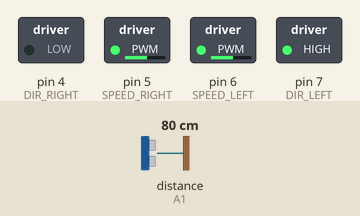
Simulated run of this sketch. Board: Arduino Uno, built with avr-gcc and run on an emulated ATmega328P. Parts: switched loads named in the sketch (green lamp = pin HIGH). Wiring (inferred from the names in the program): ultrasonic range finder: trigger A0; echo A1. Dashed ring = blinking. Inputs (shaded band) come from the test bench; at power-on: distance to the obstacle (sensor on A1) 80 cm. The echo pulse lasts 58.3 µs per cm; pins used as bus, display or sensor lines are not drawn.

Above: at 2.55 s.
3.3 s: distance to the obstacle (sensor on A1) set to 30 cm
6.3 s: distance to the obstacle (sensor on A1) set to 25 cm
At 7.4 s:
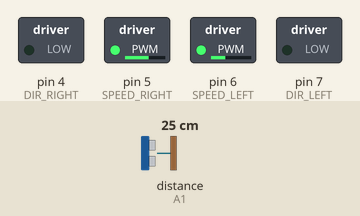
7.9 s: distance to the obstacle (sensor on A1) set to 2 cm
At 8.08 s:
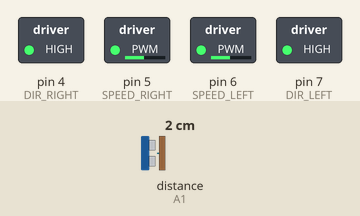
10.9 s: distance to the obstacle (sensor on A1) set to 7 cm
13.9 s: distance to the obstacle (sensor on A1) set to 10 cm
At 14.16 s:
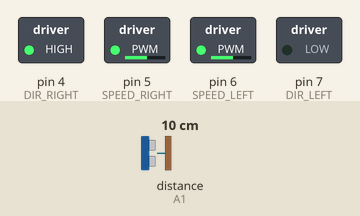
16.0 s: distance to the obstacle (sensor on A1) set to 4 cm
At 16.8 s:
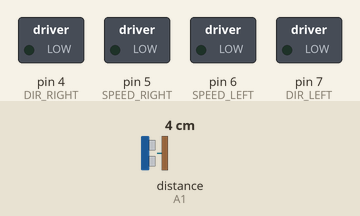
Timing chart, 0 to 20.0 s (numbered marks = the images above; inputs shaded):
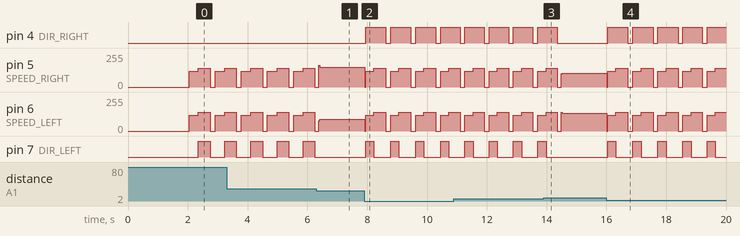

Measured:
- the behaviour switches between 27 and 26 cm on distance to the obstacle (sensor on A1) (found by bisection; images 0 and 1)
- the behaviour switches between 8 and 9 cm on distance to the obstacle (sensor on A1) (found by bisection; images 2 and 3)
- after the input at 6.3 s, pin 7 (DIR_LEFT): stays LOW (without the input it goes to HIGH after 0.44 s)
- after the input at 7.9 s, pin 4 (DIR_RIGHT): alternates HIGH for 0.67 s and LOW for 0.16 s, starting after 0.05 s; pin 5 (SPEED_RIGHT): 150/255 → 0/255 at once, then repeats every 0.84 s: 120/255 0.28 s, 140/255 0.40 s, 0/255 0.16 s
- after the input at 13.9 s, pin 4 (DIR_RIGHT): goes on until 14.4 s, then stays LOW; pin 7 (DIR_LEFT): goes on until 14.0 s, then stays LOW
- after the input at 16.0 s, pin 4 (DIR_RIGHT): alternates HIGH for 0.68 s and LOW for 0.16 s, starting at once; pin 5 (SPEED_RIGHT): 105/255 → 0/255 at once, then repeats every 0.84 s: 120/255 0.28 s, 140/255 0.40 s, 0/255 0.16 s
- by itself, pin 5 (SPEED_RIGHT), pin 6 (SPEED_LEFT): repeats every 0.87 s: 120/255 0.32 s, 140/255 0.39 s, 0/255 0.16 s
- by itself, pin 7 (DIR_LEFT): alternates HIGH for 0.39 s and LOW for 0.49 s

The sketch:

main.ino
```cpp
#define TRIG_PIN A0
#define ECHO_PIN A1

#define DIR_LEFT 7
#define DIR_RIGHT 4
#define SPEED_RIGHT 5
#define SPEED_LEFT 6

#define FORWARD_LEFT LOW
#define FORWARD_RIGHT LOW

float Kp = 3.0;
float Kd = 1.2;
int setpoint = 14;

float error = 0, prevError = 0;
int baseSpeed = 120;

const int MAX_DIST = 200;

enum State {
  FOLLOW_WALL,
  REVERSE,
  TURN_RIGHT,
  CORNER_FWD,
  TURN_LEFT
};

State currentState = FOLLOW_WALL;
unsigned long stateTimer = 0;

const int REVERSE_TIME = 250;
const int TURN_TIME_90 = 400;
const int FORWARD_DELAY = 300;

void move(bool left_dir, int left_speed, bool right_dir, int right_speed) {
  digitalWrite(DIR_LEFT, left_dir);
  digitalWrite(DIR_RIGHT, right_dir);
  analogWrite(SPEED_RIGHT, right_speed);
  analogWrite(SPEED_LEFT, left_speed);
}

void forward(int left_speed, int right_speed) {
  move(FORWARD_LEFT, left_speed, FORWARD_RIGHT, right_speed);
}

void turn_left(int steepness) {
  forward(steepness, 255);
}

void turn_right(int steepness) {
  forward(255, steepness);
}

void rotate_left(int speed) {
  move(!FORWARD_LEFT, speed, FORWARD_RIGHT, speed);
}

void rotate_right(int speed) {
  move(FORWARD_LEFT, speed, !FORWARD_RIGHT, speed);
}

void setMotorsPID(int speedL, int speedR) {
  bool dirL = FORWARD_LEFT;
  bool dirR = FORWARD_RIGHT;

  if (speedL < 0) {
    dirL = !FORWARD_LEFT;
    speedL = -speedL;
  }
  if (speedR < 0) {
    dirR = !FORWARD_RIGHT;
    speedR = -speedR;
  }

  speedL = constrain(speedL, 0, 255);
  speedR = constrain(speedR, 0, 255);

  move(dirL, speedL, dirR, speedR);
}

void setup() {
  Serial.begin(9600);

  pinMode(TRIG_PIN, OUTPUT);
  pinMode(ECHO_PIN, INPUT);

  pinMode(DIR_LEFT, OUTPUT);
  pinMode(DIR_RIGHT, OUTPUT);
  pinMode(SPEED_LEFT, OUTPUT);
  pinMode(SPEED_RIGHT, OUTPUT);

  forward(0, 0);
  delay(2000);
}

void loop() {
  int distance = getDistance();

  switch (currentState) {

    case FOLLOW_WALL:
      if (distance < 8) {
        currentState = REVERSE;
        stateTimer = millis();
        forward(0, 0); // Стоп
      }
      else if (distance > 25) {
        currentState = CORNER_FWD;
        stateTimer = millis();
        forward(0, 0); // Стоп
      }
      else {
        runPID(distance);
      }
      break;

    case REVERSE:
      move(!FORWARD_LEFT, baseSpeed, !FORWARD_RIGHT, baseSpeed);

      if (millis() - stateTimer > REVERSE_TIME) {
        currentState = TURN_RIGHT;
        stateTimer = millis();
      }
      break;

    case TURN_RIGHT:
      rotate_right(baseSpeed + 20);

      if (millis() - stateTimer > TURN_TIME_90) {
        currentState = FOLLOW_WALL;
        resetPID();
      }
      break;

    case CORNER_FWD:
      forward(baseSpeed, baseSpeed);

      if (millis() - stateTimer > FORWARD_DELAY) {
        currentState = TURN_LEFT;
        stateTimer = millis();
      }
      break;

    case TURN_LEFT:
      rotate_left(baseSpeed + 20);

      if (millis() - stateTimer > TURN_TIME_90) {
        currentState = FOLLOW_WALL;
        resetPID();
      }
      break;
  }

  delay(30);
}

int getDistance() {
  digitalWrite(TRIG_PIN, LOW);
  delayMicroseconds(2);
  digitalWrite(TRIG_PIN, HIGH);
  delayMicroseconds(10);
  digitalWrite(TRIG_PIN, LOW);

  long duration = pulseIn(ECHO_PIN, HIGH, 15000);

  if (duration == 0) return MAX_DIST;

  int dist = duration * 0.034 / 2;

  if (dist > MAX_DIST) return MAX_DIST;
  return dist;
}

void runPID(int currentDist) {
  error = setpoint - currentDist;
  float derivative = error - prevError;

  float output = (Kp * error) + (Kd * derivative);
  prevError = error;

  int speedLeft = baseSpeed + output;
  int speedRight = baseSpeed - output;

  setMotorsPID(speedLeft, speedRight);
}

void resetPID() {
  error = 0;
  prevError = 0;
  forward(0, 0);
  delay(100);
}
```
